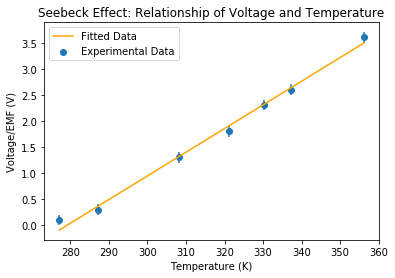

Write the Python code that produced this figure.
import numpy as np
import matplotlib.pyplot as plt
from scipy.optimize import curve_fit

temp, voltage, resistance = np.loadtxt(r'C:\Users\clyde\OneDrive\Documents\Python\Thermocouple\Thermocouple.txt', skiprows =1, unpack = True)

#uncertainties (error in percision)
uncert_v = [0.1,0.1,0.1,0.1,0.1,0.1,0.1]
uncert_t = [0.5, 0.5,0.5, 0.5,0.5, 0.5,0.5]
uncert_r = [0.1,0.1,0.1,0.1,0.1,0.1,0.1]

to = 6+273.15 #temperature of water bath

def f(x,a):
    y = a*(x-to)
    return y

t = temp+273.15 #convert temperature into kelvin
popt, pcov = curve_fit(f, t,voltage, sigma=uncert_v) #least square parameters

#create plot
plt.figure()
plt.scatter(t, voltage, label = 'Experimental Data') #experimental data
plt.plot(t, f(t,popt[0]), color = 'orange', label ='Fitted Data') #fitted data
plt.errorbar(t, voltage, yerr=uncert_v, linestyle = 'None') #errorbars
plt.xlabel('Temperature (K)')
plt.ylabel('Voltage/EMF (V)')
plt.title('Seebeck Effect: Relationship of Voltage and Temperature')
plt.legend()
plt.show()

#reduced chi square calculation/output
mean_v = np.sum(voltage)/len(voltage) #mean Calculation
var_v = np.sum((voltage-mean_v)**2)/2 #Variance calculation
chi = np.sum((voltage-f(t, *popt))**2/var_v) #reduced chi squared 
print('Reduced chi square value is:', round(chi,4))
print('The Seebeck coefficient is: ', round(popt[0],4), 'V/K')

#Estimate temperaure for inputted voltage
emf = input("Enter a value for EMF (V): ")
emf = float(emf)
temperature = ((emf/popt[0])+to)-273.15
print('The estimated temperature is: ', round(temperature,1), 'degrees Celsius')
